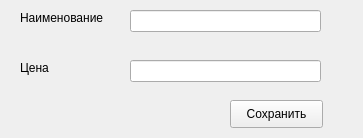
<?xml version="1.0" encoding="UTF-8"?>
<ui version="4.0">
 <class>positionCreator</class>
 <widget class="QWidget" name="positionCreator">
  <property name="geometry">
   <rect>
    <x>0</x>
    <y>0</y>
    <width>363</width>
    <height>138</height>
   </rect>
  </property>
  <property name="windowTitle">
   <string>Form</string>
  </property>
  <widget class="QPushButton" name="saveButton">
   <property name="geometry">
    <rect>
     <x>230</x>
     <y>100</y>
     <width>93</width>
     <height>28</height>
    </rect>
   </property>
   <property name="text">
    <string>Сохранить</string>
   </property>
  </widget>
  <widget class="QLabel" name="label">
   <property name="geometry">
    <rect>
     <x>20</x>
     <y>10</y>
     <width>91</width>
     <height>16</height>
    </rect>
   </property>
   <property name="text">
    <string>Наименование</string>
   </property>
  </widget>
  <widget class="QLineEdit" name="nameLineEdit">
   <property name="geometry">
    <rect>
     <x>130</x>
     <y>10</y>
     <width>191</width>
     <height>22</height>
    </rect>
   </property>
  </widget>
  <widget class="QLabel" name="label_2">
   <property name="geometry">
    <rect>
     <x>20</x>
     <y>60</y>
     <width>55</width>
     <height>16</height>
    </rect>
   </property>
   <property name="text">
    <string>Цена</string>
   </property>
  </widget>
  <widget class="QLineEdit" name="costLineEdit">
   <property name="geometry">
    <rect>
     <x>130</x>
     <y>60</y>
     <width>191</width>
     <height>22</height>
    </rect>
   </property>
  </widget>
 </widget>
 <resources/>
 <connections/>
</ui>
